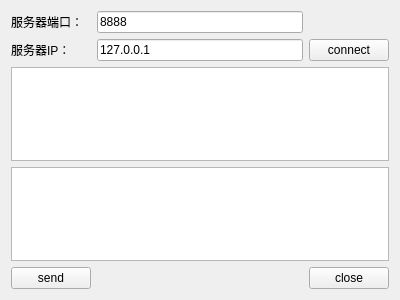
<?xml version="1.0" encoding="UTF-8"?>
<ui version="4.0">
 <class>ClientWidget</class>
 <widget class="QWidget" name="ClientWidget">
  <property name="geometry">
   <rect>
    <x>0</x>
    <y>0</y>
    <width>400</width>
    <height>300</height>
   </rect>
  </property>
  <property name="windowTitle">
   <string>Form</string>
  </property>
  <layout class="QGridLayout" name="gridLayout">
   <item row="0" column="0">
    <widget class="QLabel" name="label">
     <property name="text">
      <string>服务器端口：</string>
     </property>
    </widget>
   </item>
   <item row="0" column="1" colspan="2">
    <widget class="QLineEdit" name="lineEditPort">
     <property name="text">
      <string>8888</string>
     </property>
    </widget>
   </item>
   <item row="1" column="0">
    <widget class="QLabel" name="label_2">
     <property name="text">
      <string>服务器IP：</string>
     </property>
    </widget>
   </item>
   <item row="1" column="1" colspan="2">
    <widget class="QLineEdit" name="lineEditIP">
     <property name="text">
      <string>127.0.0.1</string>
     </property>
    </widget>
   </item>
   <item row="1" column="3">
    <widget class="QPushButton" name="ButtonConnect">
     <property name="text">
      <string>connect</string>
     </property>
    </widget>
   </item>
   <item row="2" column="0" colspan="4">
    <widget class="QTextEdit" name="textEditRead">
     <property name="readOnly">
      <bool>true</bool>
     </property>
    </widget>
   </item>
   <item row="3" column="0" colspan="4">
    <widget class="QTextEdit" name="textEditWrite"/>
   </item>
   <item row="4" column="0">
    <widget class="QPushButton" name="pushButtonSend">
     <property name="text">
      <string>send</string>
     </property>
    </widget>
   </item>
   <item row="4" column="1">
    <spacer name="horizontalSpacer">
     <property name="orientation">
      <enum>Qt::Horizontal</enum>
     </property>
     <property name="sizeHint" stdset="0">
      <size>
       <width>211</width>
       <height>20</height>
      </size>
     </property>
    </spacer>
   </item>
   <item row="4" column="3">
    <widget class="QPushButton" name="pushButton_3">
     <property name="text">
      <string>close</string>
     </property>
    </widget>
   </item>
  </layout>
 </widget>
 <resources/>
 <connections/>
</ui>
